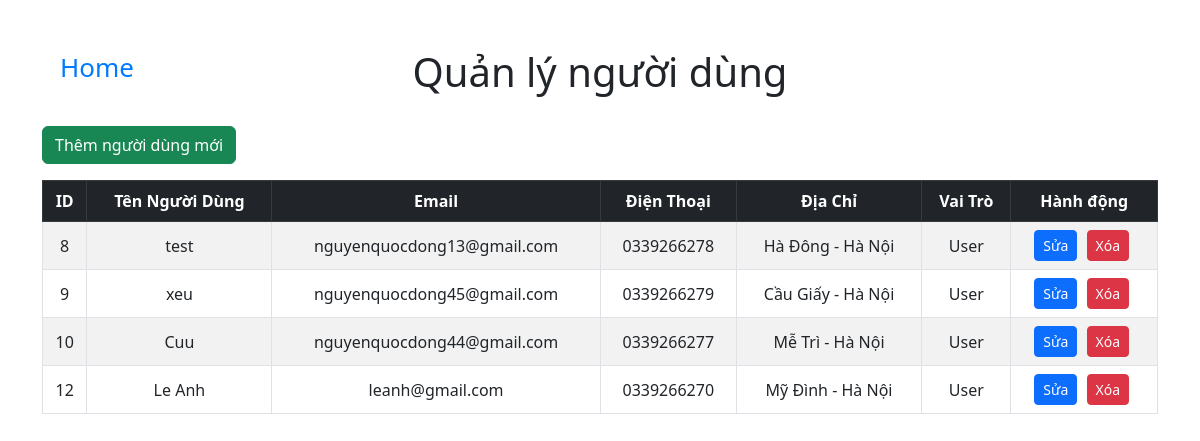
Page /admin/pages/manage_customer.php (signed in) on the committed database.
### tables this page shows
CREATE TABLE `users` (
  `id` int(10) NOT NULL,
  `username` text NOT NULL,
  `password` varchar(200) NOT NULL,
  `phone` varchar(10) NOT NULL,
  `email` varchar(50) NOT NULL,
  `address` text NOT NULL,
  `role` int(3) NOT NULL DEFAULT 1,
  `status` int(2) NOT NULL DEFAULT 1
);

### admin/pages/manage_customer.php (the view, shortened to what this page needs)
<?php
include '../../pages/connect.php';
$sql = "SELECT id, username, email, phone, address ,role
        FROM users
        Where role = 1 and status = 1 ";
$result = $conn->query($sql);
?>
<!DOCTYPE html>
<html lang="en">
<head>
    <link href="https://cdn.jsdelivr.net/npm/bootstrap@5.3.0-alpha1/dist/css/bootstrap.min.css" rel="stylesheet">
</head>
<body>
    <div class="container mt-5">
        <div class="home">
            <a href="../index.php">Home</a>
        </div>
        <h1>Quản lý người dùng</h1>
        <a href="../libs/add_user.php" class="btn btn-success mb-3">Thêm người dùng mới</a>
        <table class="table table-bordered table-striped">
            <thead class="table-dark">
                <tr>
                    <th>ID</th>
                    <th>Tên Người Dùng</th>
                    <th>Email</th>
                    <th>Điện Thoại</th>
                    <th>Địa Chỉ</th>
                    <th>Vai Trò</th>
                    <th>Hành động</th>
                </tr>
            </thead>
            <tbody>
                <?php if ($result->num_rows > 0): ?>
                    <?php while ($row = $result->fetch_assoc()): ?>
                        <tr id="user-<?php echo $row['id']; ?>">
                            <td><?php echo $row['id']; ?></td>
                            <td><?php echo $row['username']; ?></td>
                            <td><?php echo $row['email']; ?></td>
                            <td><?php echo $row['phone']; ?></td>
                            <td><?php echo $row['address']; ?></td>
                            <td><?php echo  ($row['role'] == 2) ? 'Admin' : 'User'; ?></td>
                            <td class="action-buttons">
                                <a href="../libs/edit_user.php?id=<?php echo $row['id']; ?>" class="btn btn-primary btn-sm">Sửa</a>
                                <a href="javascript:void(0);" class="btn btn-danger btn-sm" onclick="deleteUser(<?php echo $row['id']; ?>)">Xóa</a>
                            </td>
                        </tr>
                    <?php endwhile; ?>
                <?php else: ?>
                    <tr>
                        <td colspan="8" class="text-center">Không có người dùng nào</td>
                    </tr>
                <?php endif; ?>
            </tbody>
        </table>
    </div>
</body>
</html>

### admin/pages/manage_customer.php (style rules this page uses)
.home { left: 60px; font-size: 26px; position: absolute; }
.home a { text-decoration: none; color: #007bff; }
.action-buttons a { margin-right: 5px; }
.table th, .table td { vertical-align: middle; text-align: center; }
h1 { text-align: center; margin-bottom: 30px; }

### rows in the picture
users: id "8", username "test", email "nguyenquocdong13@gmail.com", phone "0339266278", address "Hà Đông - Hà Nội", role "User"
users: id "9", username "xeu", email "nguyenquocdong45@gmail.com", phone "0339266279", address "Cầu Giấy - Hà Nội", role "User"
users: id "10", username "Cuu", email "nguyenquocdong44@gmail.com", phone "0339266277", address "Mễ Trì - Hà Nội", role "User"
users: id "12", username "Le Anh", email "leanh@gmail.com", phone "0339266270", address "Mỹ Đình - Hà Nội", role "User"
